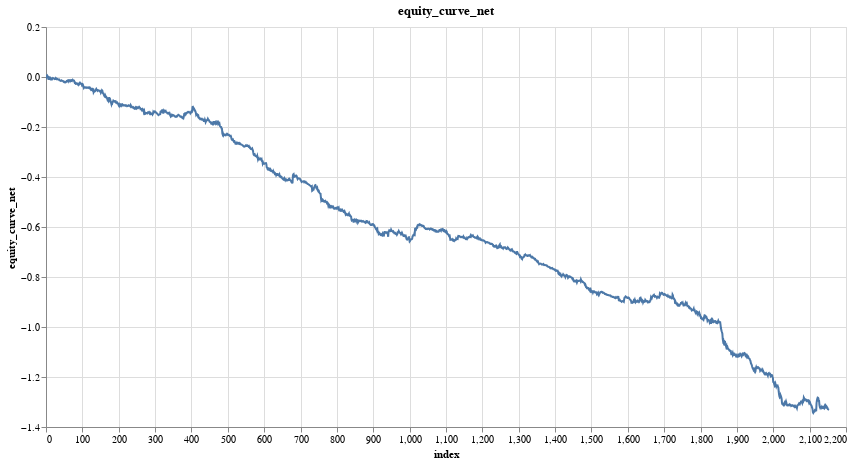

Source (notebook cell):
### Code cell
research.plot_column(model_trades, 'equity_curve_net')

### Figure 1 — Vega specification as saved in the notebook (floating-point values rounded to 4 significant figures; data arrays with more than 128 entries replaced by an {"elided": "..."} marker saying what was removed)
{"$schema": "https://vega.github.io/schema/vega/v5.json", "data": [{"name": "param_13_store"}, {"name": "source_0", "values": {"elided": "2153 records"}}, {"name": "source_0_x_domain_index", "values": [{"min": 0, "max": 2152}]}, {"name": "source_0_y_domain_equity_curve_net", "values": [{"min": -1.344, "max": 0.006429}]}], "signals": [{"name": "unit", "value": {}, "on": [{"events": "pointermove", "update": "isTuple(group()) ? group() : unit"}]}, {"name": "param_13", "update": "vlSelectionResolve(\"param_13_store\", \"union\")"}, {"name": "param_13_index", "on": [{"events": [{"source": "view", "type": "dblclick"}], "update": "null"}, {"events": {"signal": "param_13_translate_delta"}, "update": "panLinear(param_13_translate_anchor.extent_x, -param_13_translate_delta.x / width)"}, {"events": {"signal": "param_13_zoom_delta"}, "update": "zoomLinear(domain(\"x\"), param_13_zoom_anchor.x, param_13_zoom_delta)"}]}, {"name": "param_13_equity_curve_net", "on": [{"events": [{"source": "view", "type": "dblclick"}], "update": "null"}, {"events": {"signal": "param_13_translate_delta"}, "update": "panLinear(param_13_translate_anchor.extent_y, param_13_translate_delta.y / height)"}, {"events": {"signal": "param_13_zoom_delta"}, "update": "zoomLinear(domain(\"y\"), param_13_zoom_anchor.y, param_13_zoom_delta)"}]}, {"name": "param_13_tuple", "on": [{"events": [{"signal": "param_13_index || param_13_equity_curve_net"}], "update": "param_13_index && param_13_equity_curve_net ? {unit: \"\", fields: param_13_tuple_fields, values: [param_13_index,param_13_equity_curve_net]} : null"}]}, {"name": "param_13_tuple_fields", "value": [{"field": "index", "channel": "x", "type": "R"}, {"field": "equity_curve_net", "channel": "y", "type": "R"}]}, {"name": "param_13_translate_anchor", "value": {}, "on": [{"events": [{"source": "scope", "type": "pointerdown"}], "update": "{x: x(unit), y: y(unit), extent_x: domain(\"x\"), extent_y: domain(\"y\")}"}]}, {"name": "param_13_translate_delta", "value": {}, "on": [{"events": [{"source": "window", "between": [{"source": "scope", "type": "pointerdown"}, {"source": "window", "type": "pointerup"}], "type": "pointermove", "consume": true}], "update": "{x: param_13_translate_anchor.x - x(unit), y: param_13_translate_anchor.y - y(unit)}"}]}, {"name": "param_13_zoom_anchor", "on": [{"events": [{"source": "scope", "consume": true, "type": "wheel"}], "update": "{x: invert(\"x\", x(unit)), y: invert(\"y\", y(unit))}"}]}, {"name": "param_13_zoom_delta", "on": [{"events": [{"source": "scope", "type": "wheel", "consume": true}], "update": "pow(1.001, event.deltaY * pow(16, event.deltaMode))", "force": true}]}, {"name": "param_13_modify", "on": [{"events": {"signal": "param_13_tuple"}, "update": "modify(\"param_13_store\", param_13_tuple, true)"}]}], "marks": [{"type": "line", "name": "marks", "from": {"data": "source_0"}, "sort": {"field": "x"}, "encode": {"update": {"defined": {"signal": "isValid(datum[\"index\"]) && isFinite(+datum[\"index\"]) && isValid(datum[\"equity_curve_net\"]) && isFinite(+datum[\"equity_curve_net\"])"}, "tooltip": {"signal": "{\"index\": format(datum[\"index\"], \"\"), \"equity_curve_net\": format(datum[\"equity_curve_net\"], \"\")}"}, "x": {"field": "index", "scale": "x"}, "stroke": {"value": "#4c78a8"}, "y": {"field": "equity_curve_net", "scale": "y"}}}, "style": ["line"], "clip": true, "interactive": true}], "scales": [{"name": "x", "type": "linear", "domain": [{"signal": "(data(\"source_0_x_domain_index\")[0] || {}).min"}, {"signal": "(data(\"source_0_x_domain_index\")[0] || {}).max"}], "range": [0, {"signal": "width"}], "domainRaw": {"signal": "param_13[\"index\"]"}, "nice": true, "zero": false}, {"name": "y", "type": "linear", "domain": [{"signal": "(data(\"source_0_y_domain_equity_curve_net\")[0] || {}).min"}, {"signal": "(data(\"source_0_y_domain_equity_curve_net\")[0] || {}).max"}], "range": [{"signal": "height"}, 0], "zero": true, "nice": true, "domainRaw": {"signal": "param_13[\"equity_curve_net\"]"}}], "axes": [{"scale": "x", "minExtent": 0, "aria": false, "domain": false, "grid": true, "tickCount": {"signal": "ceil(width/40)"}, "labels": false, "gridScale": "y", "maxExtent": 0, "ticks": false, "zindex": 0, "orient": "bottom"}, {"scale": "y", "domain": false, "orient": "left", "tickCount": {"signal": "ceil(height/40)"}, "gridScale": "x", "maxExtent": 0, "minExtent": 0, "ticks": false, "zindex": 0, "labels": false, "grid": true, "aria": false}, {"scale": "x", "zindex": 0, "tickCount": {"signal": "ceil(width/40)"}, "title": "index", "labelFlush": true, "orient": "bottom", "grid": false, "labelOverlap": true}, {"scale": "y", "labelOverlap": true, "grid": false, "title": "equity_curve_net", "tickCount": {"signal": "ceil(height/40)"}, "orient": "left", "zindex": 0}], "title": {"text": "equity_curve_net", "frame": "group"}, "style": "cell", "padding": 5, "width": 800, "background": "white", "height": 400}
